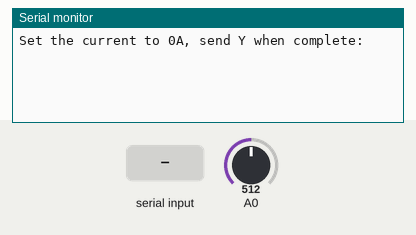
A sketch run on a simulated Arduino Uno, built with avr-gcc and run on an emulated ATmega328P. Shown: the last lines printed to the serial monitor. Inputs (shaded band) come from the test bench; at power-on: A0 = 512.

Above: at 0.9 s.
1.0 s: "Y90\n" received over Serial
At 2.2 s:
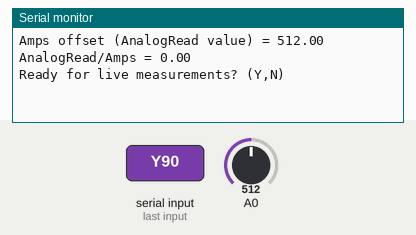
2.5 s: byte 89 ('Y') received over Serial
At 3.5 s:
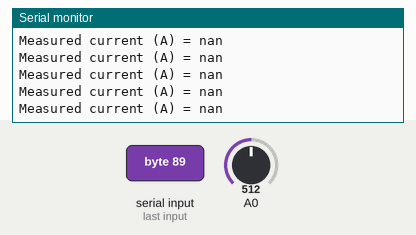
4.4 s: A0 set to 716
At 5.4 s:
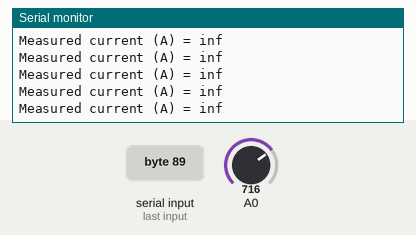

The sketch:

CurrentSensingCalibration.ino
```cpp
float zeroAmpsVal = 0.0;
float maxAmps = 0.0;
float maxAmpsVal=0.0;
float measurementcoefficient = 0.0;

float analogTimeAverageA0();
float readFloatFromSerial();
/*
This program does linear fitting for the current sensing circuit. It has a precision of approximately 1mA, but this may be bettered with better calibrated power supplies.
This is for the INA180A3IDBVR with 0.05 ohm shunt
*/

void setup() {
  pinMode(A0, INPUT);
  Serial.begin(115200);
  Serial.println("Set the current to 0A, send Y when complete:");
  while (Serial.read() != 'Y'){}

  zeroAmpsVal = analogTimeAverageA0();

  Serial.println("Set the current to the maximum current of the system, then enter the value of the current as a float:");

  maxAmps = readFloatFromSerial();
  maxAmpsVal = analogTimeAverageA0();

  measurementcoefficient = (maxAmpsVal-zeroAmpsVal) / maxAmps;
  Serial.print("Amps offset (AnalogRead value) = ");
  Serial.println(zeroAmpsVal);
  Serial.print("AnalogRead/Amps = ");
  Serial.println(measurementcoefficient);
  Serial.println("Ready for live measurements? (Y,N)");

  // --- Y/N PARSE HERE ---
  while (true) {
    if (Serial.available()) {
      char c = Serial.read();

      if (c == 'Y' || c == 'y') {
        break;                 // proceed to loop()
      }

      if (c == 'N' || c == 'n') {
        Serial.println("Waiting for Y...");
      }
    }
  }

}

void loop() {

  float measurement = analogRead(A0);
  float calibratedMeasurement = (measurement - zeroAmpsVal)/measurementcoefficient;

  Serial.print("Measured current (A) = ");
  Serial.println(calibratedMeasurement,4);

}
float analogTimeAverageA0(){
  int totalMeasurements = 200;
  long total = 0.0;
  for(int i =0; i<totalMeasurements; i = i+1){
    total = total + analogRead(A0);
  }
  return total/totalMeasurements;
}


float readFloatFromSerial() {
  String input = "";

  while (true) {
    if (Serial.available()) {
      char c = Serial.read();

      if (c == '\n' || c == '\r') {
        if (input.length() > 0) {
          return input.toFloat();   // <-- conversion happens here
        }
      } else {
        input += c;
      }
    }
  }
}
```

Measured:
- after the input at 1.0 s, the serial monitor: prints a new line at once (image 1)
- after the input at 2.5 s, the serial monitor: prints a new line at once (image 2)
- after the input at 4.4 s, the serial monitor: prints a new line at once (image 3)
